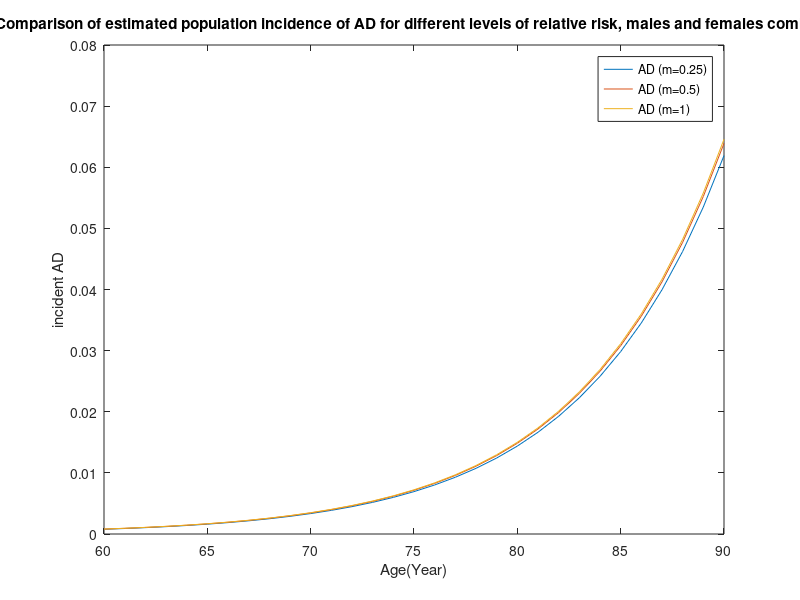

Write MATLAB code to recreate this figure.

x = 60 : 90 ;
uad = 10^-7*1.31275 * exp(0.145961 * x );

% AD (m=0.25)
rm1=0.93
uad = 10^-7*1.31275 * exp(0.145961 * x );
y1 = rm1 * uad;


%AD (m=0.5)

rm2=0.96;
y2 = rm2*uad;


%AD (m=1)

rm3 =0.97;
y3 = rm3*uad;



plot(x,y1,x,y2,x,y3);
legend('AD (m=0.25)','AD (m=0.5)','AD (m=1)');
title('  Comparison of estimated population incidence of AD for different levels of relative risk, males and females combined');
xlabel('Age(Year)');
ylabel('incident AD');
